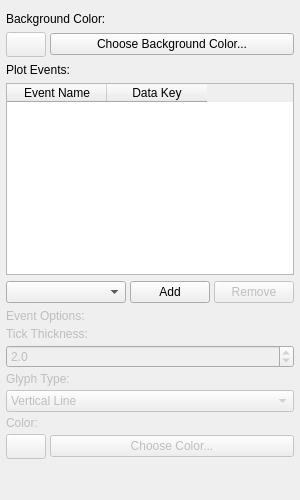
<?xml version="1.0" encoding="UTF-8"?>
<ui version="4.0">
 <class>EventPlotPropertiesWidget</class>
 <widget class="QWidget" name="EventPlotPropertiesWidget">
  <property name="geometry">
   <rect>
    <x>0</x>
    <y>0</y>
    <width>300</width>
    <height>500</height>
   </rect>
  </property>
  <property name="windowTitle">
   <string>Event Plot Properties</string>
  </property>
  <layout class="QVBoxLayout" name="main_layout">
   <property name="spacing">
    <number>6</number>
   </property>
   <property name="leftMargin">
    <number>6</number>
   </property>
   <property name="topMargin">
    <number>6</number>
   </property>
   <property name="rightMargin">
    <number>6</number>
   </property>
   <property name="bottomMargin">
    <number>6</number>
   </property>
   <item>
    <widget class="QWidget" name="alignment_widget_placeholder" native="true">
     <property name="sizePolicy">
      <sizepolicy hsizetype="Expanding" vsizetype="Fixed">
       <horstretch>0</horstretch>
       <verstretch>0</verstretch>
      </sizepolicy>
     </property>
    </widget>
   </item>
   <item>
    <widget class="QLabel" name="background_color_label">
     <property name="text">
      <string>Background Color:</string>
     </property>
    </widget>
   </item>
   <item>
    <widget class="QWidget" name="background_color_widget" native="true">
     <layout class="QHBoxLayout" name="background_color_layout">
      <property name="spacing">
       <number>4</number>
      </property>
      <property name="leftMargin">
       <number>0</number>
      </property>
      <property name="topMargin">
       <number>0</number>
      </property>
      <property name="rightMargin">
       <number>0</number>
      </property>
      <property name="bottomMargin">
       <number>0</number>
      </property>
      <item>
       <widget class="QPushButton" name="background_color_display_button">
        <property name="sizePolicy">
         <sizepolicy hsizetype="Fixed" vsizetype="Fixed">
          <horstretch>0</horstretch>
          <verstretch>0</verstretch>
         </sizepolicy>
        </property>
        <property name="minimumSize">
         <size>
          <width>40</width>
          <height>25</height>
         </size>
        </property>
        <property name="maximumSize">
         <size>
          <width>40</width>
          <height>25</height>
         </size>
        </property>
        <property name="enabled">
         <bool>false</bool>
        </property>
       </widget>
      </item>
      <item>
       <widget class="QPushButton" name="background_color_button">
        <property name="sizePolicy">
         <sizepolicy hsizetype="Expanding" vsizetype="Fixed">
          <horstretch>0</horstretch>
          <verstretch>0</verstretch>
         </sizepolicy>
        </property>
        <property name="text">
         <string>Choose Background Color...</string>
        </property>
       </widget>
      </item>
     </layout>
    </widget>
   </item>
   <item>
    <widget class="QLabel" name="plot_events_label">
     <property name="text">
      <string>Plot Events:</string>
     </property>
    </widget>
   </item>
   <item>
    <widget class="QTableWidget" name="plot_events_table">
     <property name="sizePolicy">
      <sizepolicy hsizetype="Expanding" vsizetype="Fixed">
       <horstretch>0</horstretch>
       <verstretch>0</verstretch>
      </sizepolicy>
     </property>
     <property name="selectionMode">
      <enum>QAbstractItemView::SingleSelection</enum>
     </property>
     <property name="selectionBehavior">
      <enum>QAbstractItemView::SelectRows</enum>
     </property>
     <column>
      <property name="text">
       <string>Event Name</string>
      </property>
     </column>
     <column>
      <property name="text">
       <string>Data Key</string>
      </property>
     </column>
    </widget>
   </item>
   <item>
    <widget class="QWidget" name="add_event_widget" native="true">
     <property name="sizePolicy">
      <sizepolicy hsizetype="Expanding" vsizetype="Fixed">
       <horstretch>0</horstretch>
       <verstretch>0</verstretch>
      </sizepolicy>
     </property>
     <layout class="QHBoxLayout" name="add_event_layout">
      <property name="spacing">
       <number>4</number>
      </property>
      <property name="leftMargin">
       <number>0</number>
      </property>
      <property name="topMargin">
       <number>0</number>
      </property>
      <property name="rightMargin">
       <number>0</number>
      </property>
      <property name="bottomMargin">
       <number>0</number>
      </property>
      <item>
       <widget class="QComboBox" name="add_event_combo">
        <property name="sizePolicy">
         <sizepolicy hsizetype="Expanding" vsizetype="Fixed">
          <horstretch>0</horstretch>
          <verstretch>0</verstretch>
         </sizepolicy>
        </property>
       </widget>
      </item>
      <item>
       <widget class="QPushButton" name="add_event_button">
        <property name="text">
         <string>Add</string>
        </property>
       </widget>
      </item>
      <item>
       <widget class="QPushButton" name="remove_event_button">
        <property name="text">
         <string>Remove</string>
        </property>
        <property name="enabled">
         <bool>false</bool>
        </property>
       </widget>
      </item>
     </layout>
    </widget>
   </item>
   <item>
    <widget class="QWidget" name="event_options_widget" native="true">
     <property name="enabled">
      <bool>false</bool>
     </property>
     <layout class="QVBoxLayout" name="event_options_layout">
      <property name="spacing">
       <number>4</number>
      </property>
      <property name="leftMargin">
       <number>0</number>
      </property>
      <property name="topMargin">
       <number>0</number>
      </property>
      <property name="rightMargin">
       <number>0</number>
      </property>
      <property name="bottomMargin">
       <number>0</number>
      </property>
      <item>
       <widget class="QLabel" name="event_options_label">
        <property name="text">
         <string>Event Options:</string>
        </property>
       </widget>
      </item>
      <item>
       <widget class="QLabel" name="tick_thickness_label">
        <property name="text">
         <string>Tick Thickness:</string>
        </property>
       </widget>
      </item>
      <item>
       <widget class="QDoubleSpinBox" name="tick_thickness_spinbox">
        <property name="sizePolicy">
         <sizepolicy hsizetype="Expanding" vsizetype="Fixed">
          <horstretch>0</horstretch>
          <verstretch>0</verstretch>
         </sizepolicy>
        </property>
        <property name="decimals">
         <number>1</number>
        </property>
        <property name="minimum">
         <double>0.10000000000000001</double>
        </property>
        <property name="maximum">
         <double>100.00000000000000</double>
        </property>
        <property name="singleStep">
         <double>0.50000000000000000</double>
        </property>
        <property name="value">
         <double>2.0000000000000000</double>
        </property>
       </widget>
      </item>
      <item>
       <widget class="QLabel" name="glyph_type_label">
        <property name="text">
         <string>Glyph Type:</string>
        </property>
       </widget>
      </item>
      <item>
       <widget class="QComboBox" name="glyph_type_combo">
        <property name="sizePolicy">
         <sizepolicy hsizetype="Expanding" vsizetype="Fixed">
          <horstretch>0</horstretch>
          <verstretch>0</verstretch>
         </sizepolicy>
        </property>
        <item>
         <property name="text">
          <string>Vertical Line</string>
         </property>
        </item>
        <item>
         <property name="text">
          <string>Circle</string>
         </property>
        </item>
        <item>
         <property name="text">
          <string>Square</string>
         </property>
        </item>
       </widget>
      </item>
      <item>
       <widget class="QLabel" name="color_label">
        <property name="text">
         <string>Color:</string>
        </property>
       </widget>
      </item>
      <item>
       <widget class="QWidget" name="color_widget" native="true">
        <layout class="QHBoxLayout" name="color_layout">
         <property name="spacing">
          <number>4</number>
         </property>
         <property name="leftMargin">
          <number>0</number>
         </property>
         <property name="topMargin">
          <number>0</number>
         </property>
         <property name="rightMargin">
          <number>0</number>
         </property>
         <property name="bottomMargin">
          <number>0</number>
         </property>
         <item>
          <widget class="QPushButton" name="color_display_button">
           <property name="sizePolicy">
            <sizepolicy hsizetype="Fixed" vsizetype="Fixed">
             <horstretch>0</horstretch>
             <verstretch>0</verstretch>
            </sizepolicy>
           </property>
           <property name="minimumSize">
            <size>
             <width>40</width>
             <height>25</height>
            </size>
           </property>
           <property name="maximumSize">
            <size>
             <width>40</width>
             <height>25</height>
            </size>
           </property>
           <property name="enabled">
            <bool>false</bool>
           </property>
          </widget>
         </item>
         <item>
          <widget class="QPushButton" name="color_button">
           <property name="sizePolicy">
            <sizepolicy hsizetype="Expanding" vsizetype="Fixed">
             <horstretch>0</horstretch>
             <verstretch>0</verstretch>
            </sizepolicy>
           </property>
           <property name="text">
            <string>Choose Color...</string>
           </property>
          </widget>
         </item>
        </layout>
       </widget>
      </item>
     </layout>
    </widget>
   </item>
   <item>
    <spacer name="vertical_spacer">
     <property name="orientation">
      <enum>Qt::Vertical</enum>
     </property>
     <property name="sizeHint" stdset="0">
      <size>
       <width>20</width>
       <height>40</height>
      </size>
     </property>
    </spacer>
   </item>
  </layout>
 </widget>
 <resources/>
 <connections/>
</ui>
